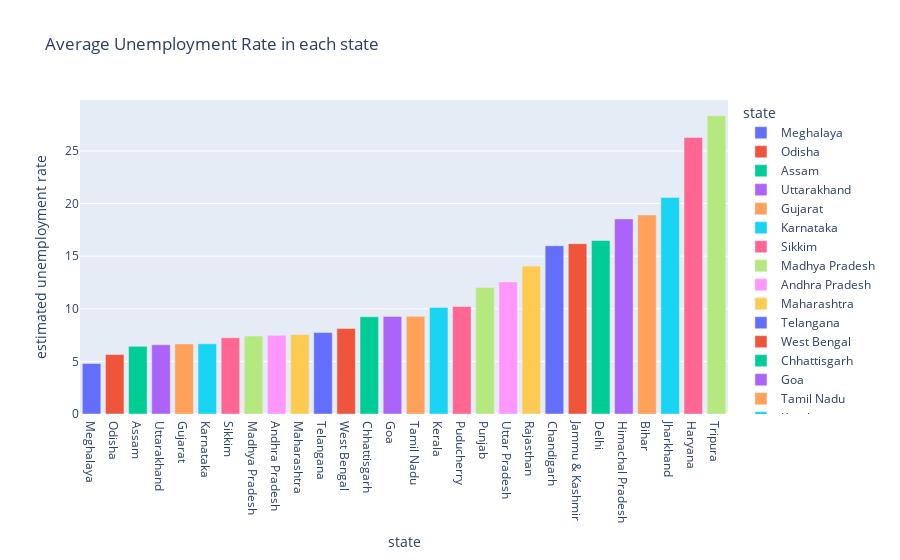

Notebook code for this chart:
### Code cell
#Bar chart displaying the average unemployment rate in each state, color-coded by state.
plot_ump = data[['estimated unemployment rate', 'state']]
data_unemp = plot_ump.groupby('state').mean().reset_index()
data_unemp = data_unemp.sort_values('estimated unemployment rate')
fig = px.bar(data_unemp, x='state', y='estimated unemployment rate', color='state',
             title='Average Unemployment Rate in each state')
fig.show()

### Figure 1 — Plotly figure (JSON) as saved in the notebook; plotly's stock layout.template omitted (floating-point values rounded to 4 significant figures)
{"data": [{"alignmentgroup": "True", "hovertemplate": "state=%{x}<br>estimated unemployment rate=%{y}<extra></extra>", "legendgroup": "Meghalaya", "marker": {"color": "#636efa", "pattern": {"shape": ""}}, "name": "Meghalaya", "offsetgroup": "Meghalaya", "orientation": "v", "showlegend": true, "textposition": "auto", "type": "bar", "x": ["Meghalaya"], "xaxis": "x", "y": [4.799], "yaxis": "y"}, {"alignmentgroup": "True", "hovertemplate": "state=%{x}<br>estimated unemployment rate=%{y}<extra></extra>", "legendgroup": "Odisha", "marker": {"color": "#EF553B", "pattern": {"shape": ""}}, "name": "Odisha", "offsetgroup": "Odisha", "orientation": "v", "showlegend": true, "textposition": "auto", "type": "bar", "x": ["Odisha"], "xaxis": "x", "y": [5.658], "yaxis": "y"}, {"alignmentgroup": "True", "hovertemplate": "state=%{x}<br>estimated unemployment rate=%{y}<extra></extra>", "legendgroup": "Assam", "marker": {"color": "#00cc96", "pattern": {"shape": ""}}, "name": "Assam", "offsetgroup": "Assam", "orientation": "v", "showlegend": true, "textposition": "auto", "type": "bar", "x": ["Assam"], "xaxis": "x", "y": [6.428], "yaxis": "y"}, {"alignmentgroup": "True", "hovertemplate": "state=%{x}<br>estimated unemployment rate=%{y}<extra></extra>", "legendgroup": "Uttarakhand", "marker": {"color": "#ab63fa", "pattern": {"shape": ""}}, "name": "Uttarakhand", "offsetgroup": "Uttarakhand", "orientation": "v", "showlegend": true, "textposition": "auto", "type": "bar", "x": ["Uttarakhand"], "xaxis": "x", "y": [6.583], "yaxis": "y"}, {"alignmentgroup": "True", "hovertemplate": "state=%{x}<br>estimated unemployment rate=%{y}<extra></extra>", "legendgroup": "Gujarat", "marker": {"color": "#FFA15A", "pattern": {"shape": ""}}, "name": "Gujarat", "offsetgroup": "Gujarat", "orientation": "v", "showlegend": true, "textposition": "auto", "type": "bar", "x": ["Gujarat"], "xaxis": "x", "y": [6.664], "yaxis": "y"}, {"alignmentgroup": "True", "hovertemplate": "state=%{x}<br>estimated unemployment rate=%{y}<extra></extra>", "legendgroup": "Karnataka", "marker": {"color": "#19d3f3", "pattern": {"shape": ""}}, "name": "Karnataka", "offsetgroup": "Karnataka", "orientation": "v", "showlegend": true, "textposition": "auto", "type": "bar", "x": ["Karnataka"], "xaxis": "x", "y": [6.676], "yaxis": "y"}, {"alignmentgroup": "True", "hovertemplate": "state=%{x}<br>estimated unemployment rate=%{y}<extra></extra>", "legendgroup": "Sikkim", "marker": {"color": "#FF6692", "pattern": {"shape": ""}}, "name": "Sikkim", "offsetgroup": "Sikkim", "orientation": "v", "showlegend": true, "textposition": "auto", "type": "bar", "x": ["Sikkim"], "xaxis": "x", "y": [7.249], "yaxis": "y"}, {"alignmentgroup": "True", "hovertemplate": "state=%{x}<br>estimated unemployment rate=%{y}<extra></extra>", "legendgroup": "Madhya Pradesh", "marker": {"color": "#B6E880", "pattern": {"shape": ""}}, "name": "Madhya Pradesh", "offsetgroup": "Madhya Pradesh", "orientation": "v", "showlegend": true, "textposition": "auto", "type": "bar", "x": ["Madhya Pradesh"], "xaxis": "x", "y": [7.406], "yaxis": "y"}, {"alignmentgroup": "True", "hovertemplate": "state=%{x}<br>estimated unemployment rate=%{y}<extra></extra>", "legendgroup": "Andhra Pradesh", "marker": {"color": "#FF97FF", "pattern": {"shape": ""}}, "name": "Andhra Pradesh", "offsetgroup": "Andhra Pradesh", "orientation": "v", "showlegend": true, "textposition": "auto", "type": "bar", "x": ["Andhra Pradesh"], "xaxis": "x", "y": [7.477], "yaxis": "y"}, {"alignmentgroup": "True", "hovertemplate": "state=%{x}<br>estimated unemployment rate=%{y}<extra></extra>", "legendgroup": "Maharashtra", "marker": {"color": "#FECB52", "pattern": {"shape": ""}}, "name": "Maharashtra", "offsetgroup": "Maharashtra", "orientation": "v", "showlegend": true, "textposition": "auto", "type": "bar", "x": ["Maharashtra"], "xaxis": "x", "y": [7.558], "yaxis": "y"}, {"alignmentgroup": "True", "hovertemplate": "state=%{x}<br>estimated unemployment rate=%{y}<extra></extra>", "legendgroup": "Telangana", "marker": {"color": "#636efa", "pattern": {"shape": ""}}, "name": "Telangana", "offsetgroup": "Telangana", "orientation": "v", "showlegend": true, "textposition": "auto", "type": "bar", "x": ["Telangana"], "xaxis": "x", "y": [7.738], "yaxis": "y"}, {"alignmentgroup": "True", "hovertemplate": "state=%{x}<br>estimated unemployment rate=%{y}<extra></extra>", "legendgroup": "West Bengal", "marker": {"color": "#EF553B", "pattern": {"shape": ""}}, "name": "West Bengal", "offsetgroup": "West Bengal", "orientation": "v", "showlegend": true, "textposition": "auto", "type": "bar", "x": ["West Bengal"], "xaxis": "x", "y": [8.125], "yaxis": "y"}, {"alignmentgroup": "True", "hovertemplate": "state=%{x}<br>estimated unemployment rate=%{y}<extra></extra>", "legendgroup": "Chhattisgarh", "marker": {"color": "#00cc96", "pattern": {"shape": ""}}, "name": "Chhattisgarh", "offsetgroup": "Chhattisgarh", "orientation": "v", "showlegend": true, "textposition": "auto", "type": "bar", "x": ["Chhattisgarh"], "xaxis": "x", "y": [9.24], "yaxis": "y"}, {"alignmentgroup": "True", "hovertemplate": "state=%{x}<br>estimated unemployment rate=%{y}<extra></extra>", "legendgroup": "Goa", "marker": {"color": "#ab63fa", "pattern": {"shape": ""}}, "name": "Goa", "offsetgroup": "Goa", "orientation": "v", "showlegend": true, "textposition": "auto", "type": "bar", "x": ["Goa"], "xaxis": "x", "y": [9.274], "yaxis": "y"}, {"alignmentgroup": "True", "hovertemplate": "state=%{x}<br>estimated unemployment rate=%{y}<extra></extra>", "legendgroup": "Tamil Nadu", "marker": {"color": "#FFA15A", "pattern": {"shape": ""}}, "name": "Tamil Nadu", "offsetgroup": "Tamil Nadu", "orientation": "v", "showlegend": true, "textposition": "auto", "type": "bar", "x": ["Tamil Nadu"], "xaxis": "x", "y": [9.284], "yaxis": "y"}, {"alignmentgroup": "True", "hovertemplate": "state=%{x}<br>estimated unemployment rate=%{y}<extra></extra>", "legendgroup": "Kerala", "marker": {"color": "#19d3f3", "pattern": {"shape": ""}}, "name": "Kerala", "offsetgroup": "Kerala", "orientation": "v", "showlegend": true, "textposition": "auto", "type": "bar", "x": ["Kerala"], "xaxis": "x", "y": [10.12], "yaxis": "y"}, {"alignmentgroup": "True", "hovertemplate": "state=%{x}<br>estimated unemployment rate=%{y}<extra></extra>", "legendgroup": "Puducherry", "marker": {"color": "#FF6692", "pattern": {"shape": ""}}, "name": "Puducherry", "offsetgroup": "Puducherry", "orientation": "v", "showlegend": true, "textposition": "auto", "type": "bar", "x": ["Puducherry"], "xaxis": "x", "y": [10.22], "yaxis": "y"}, {"alignmentgroup": "True", "hovertemplate": "state=%{x}<br>estimated unemployment rate=%{y}<extra></extra>", "legendgroup": "Punjab", "marker": {"color": "#B6E880", "pattern": {"shape": ""}}, "name": "Punjab", "offsetgroup": "Punjab", "orientation": "v", "showlegend": true, "textposition": "auto", "type": "bar", "x": ["Punjab"], "xaxis": "x", "y": [12.03], "yaxis": "y"}, {"alignmentgroup": "True", "hovertemplate": "state=%{x}<br>estimated unemployment rate=%{y}<extra></extra>", "legendgroup": "Uttar Pradesh", "marker": {"color": "#FF97FF", "pattern": {"shape": ""}}, "name": "Uttar Pradesh", "offsetgroup": "Uttar Pradesh", "orientation": "v", "showlegend": true, "textposition": "auto", "type": "bar", "x": ["Uttar Pradesh"], "xaxis": "x", "y": [12.55], "yaxis": "y"}, {"alignmentgroup": "True", "hovertemplate": "state=%{x}<br>estimated unemployment rate=%{y}<extra></extra>", "legendgroup": "Rajasthan", "marker": {"color": "#FECB52", "pattern": {"shape": ""}}, "name": "Rajasthan", "offsetgroup": "Rajasthan", "orientation": "v", "showlegend": true, "textposition": "auto", "type": "bar", "x": ["Rajasthan"], "xaxis": "x", "y": [14.06], "yaxis": "y"}, {"alignmentgroup": "True", "hovertemplate": "state=%{x}<br>estimated unemployment rate=%{y}<extra></extra>", "legendgroup": "Chandigarh", "marker": {"color": "#636efa", "pattern": {"shape": ""}}, "name": "Chandigarh", "offsetgroup": "Chandigarh", "orientation": "v", "showlegend": true, "textposition": "auto", "type": "bar", "x": ["Chandigarh"], "xaxis": "x", "y": [15.99], "yaxis": "y"}, {"alignmentgroup": "True", "hovertemplate": "state=%{x}<br>estimated unemployment rate=%{y}<extra></extra>", "legendgroup": "Jammu & Kashmir", "marker": {"color": "#EF553B", "pattern": {"shape": ""}}, "name": "Jammu & Kashmir", "offsetgroup": "Jammu & Kashmir", "orientation": "v", "showlegend": true, "textposition": "auto", "type": "bar", "x": ["Jammu & Kashmir"], "xaxis": "x", "y": [16.19], "yaxis": "y"}, {"alignmentgroup": "True", "hovertemplate": "state=%{x}<br>estimated unemployment rate=%{y}<extra></extra>", "legendgroup": "Delhi", "marker": {"color": "#00cc96", "pattern": {"shape": ""}}, "name": "Delhi", "offsetgroup": "Delhi", "orientation": "v", "showlegend": true, "textposition": "auto", "type": "bar", "x": ["Delhi"], "xaxis": "x", "y": [16.5], "yaxis": "y"}, {"alignmentgroup": "True", "hovertemplate": "state=%{x}<br>estimated unemployment rate=%{y}<extra></extra>", "legendgroup": "Himachal Pradesh", "marker": {"color": "#ab63fa", "pattern": {"shape": ""}}, "name": "Himachal Pradesh", "offsetgroup": "Himachal Pradesh", "orientation": "v", "showlegend": true, "textposition": "auto", "type": "bar", "x": ["Himachal Pradesh"], "xaxis": "x", "y": [18.54], "yaxis": "y"}, {"alignmentgroup": "True", "hovertemplate": "state=%{x}<br>estimated unemployment rate=%{y}<extra></extra>", "legendgroup": "Bihar", "marker": {"color": "#FFA15A", "pattern": {"shape": ""}}, "name": "Bihar", "offsetgroup": "Bihar", "orientation": "v", "showlegend": true, "textposition": "auto", "type": "bar", "x": ["Bihar"], "xaxis": "x", "y": [18.92], "yaxis": "y"}, {"alignmentgroup": "True", "hovertemplate": "state=%{x}<br>estimated unemployment rate=%{y}<extra></extra>", "legendgroup": "Jharkhand", "marker": {"color": "#19d3f3", "pattern": {"shape": ""}}, "name": "Jharkhand", "offsetgroup": "Jharkhand", "orientation": "v", "showlegend": true, "textposition": "auto", "type": "bar", "x": ["Jharkhand"], "xaxis": "x", "y": [20.59], "yaxis": "y"}, {"alignmentgroup": "True", "hovertemplate": "state=%{x}<br>estimated unemployment rate=%{y}<extra></extra>", "legendgroup": "Haryana", "marker": {"color": "#FF6692", "pattern": {"shape": ""}}, "name": "Haryana", "offsetgroup": "Haryana", "orientation": "v", "showlegend": true, "textposition": "auto", "type": "bar", "x": ["Haryana"], "xaxis": "x", "y": [26.28], "yaxis": "y"}, {"alignmentgroup": "True", "hovertemplate": "state=%{x}<br>estimated unemployment rate=%{y}<extra></extra>", "legendgroup": "Tripura", "marker": {"color": "#B6E880", "pattern": {"shape": ""}}, "name": "Tripura", "offsetgroup": "Tripura", "orientation": "v", "showlegend": true, "textposition": "auto", "type": "bar", "x": ["Tripura"], "xaxis": "x", "y": [28.35], "yaxis": "y"}], "layout": {"barmode": "relative", "legend": {"title": {"text": "state"}, "tracegroupgap": 0}, "title": {"text": "Average Unemployment Rate in each state"}, "xaxis": {"anchor": "y", "categoryarray": ["Meghalaya", "Odisha", "Assam", "Uttarakhand", "Gujarat", "Karnataka", "Sikkim", "Madhya Pradesh", "Andhra Pradesh", "Maharashtra", "Telangana", "West Bengal", "Chhattisgarh", "Goa", "Tamil Nadu", "Kerala", "Puducherry", "Punjab", "Uttar Pradesh", "Rajasthan", "Chandigarh", "Jammu & Kashmir", "Delhi", "Himachal Pradesh", "Bihar", "Jharkhand", "Haryana", "Tripura"], "categoryorder": "array", "domain": [0, 1], "title": {"text": "state"}}, "yaxis": {"anchor": "x", "domain": [0, 1], "title": {"text": "estimated unemployment rate"}}}}
